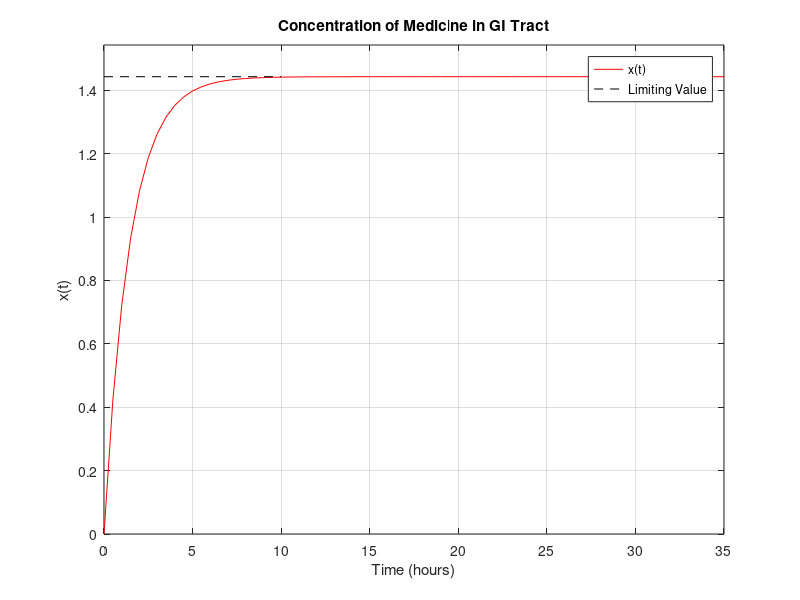
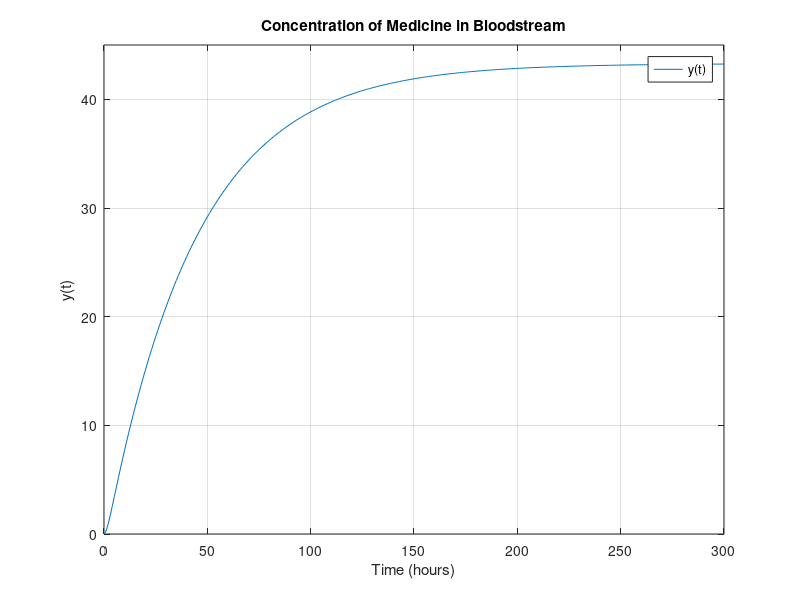

These figures' MATLAB source, in order:
clc;
clear all;
% Define parameters
k1 = 0.6931;
k2 = 0.0231;
I = 1;

% Define time range
t = 0:0.5:35;  % Time in hours, with a step of 0.1 hour

% Solve the differential equations using analytical solutions
x = I ./ k1 * (1 - exp(-k1*t));
x_lim = I / k1;  % x approaches I/k1 as t approaches infinity
y_lim = I * k1 / (k1 - k2);  % y approaches I*k1/(k1-k2) as t approaches infinity

% Plot x(t)
figure;
plot(t, x, 'r');
xlabel('Time (hours)');
ylabel('x(t)');
title('Concentration of Medicine in GI Tract');
ylim([0 x_lim + 0.1]);  % adjust y-axis limits slightly to show limiting value
hold on;  % to overlay horizontal line for limiting value
plot([0 10], [x_lim x_lim], 'k--', 'LineWidth', 0.5);  % plot horizontal line for limiting value
legend('x(t)', 'Limiting Value');
grid on;

% Plot y(t)

c = @(t) (I/k1)*(1-exp(-k1*t));

t_max = 300;

t = 0:1:t_max;

x = zeros(1,t_max+1);
y = zeros(1,t_max+1);

c2 = @(t) ( (I/k2)*(1-exp(-k2*t)) - (I/(k2-k1))*( exp(-k1*t) - exp(-k2*t)) );

for i=1:1:t_max+1
    x(i) = c(i-1);
end

for i=1:1:t_max+1
    y(i) = c2(i-1);
end
figure;
plot(t,y);
ylim([0 45]);
xlim([0 300]);

xlabel('Time (hours)');
ylabel('y(t)');
title('Concentration of Medicine in Bloodstream');

hold on;  

legend('y(t)', 'Limiting Value');
grid on;

% Display limiting values
fprintf('Limiting value of x(t): %.4f\n', 1/k1);
fprintf('Limiting value of y(t): %.4f\n', 1/k2);
